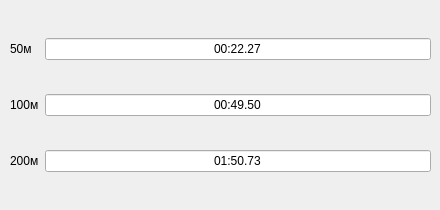
         <widget class="QWidget" name="tab_37">
          <attribute name="title">
           <string>Чоловіки</string>
          </attribute>
          <widget class="QWidget" name="layoutWidget_23">
           <property name="geometry">
            <rect>
             <x>10</x>
             <y>10</y>
             <width>421</width>
             <height>191</height>
            </rect>
           </property>
           <layout class="QGridLayout" name="gridLayout_25">
            <item row="0" column="1">
             <widget class="QLineEdit" name="lineEdit_50m_but_men50">
              <property name="text">
               <string>00:22.27</string>
              </property>
              <property name="alignment">
               <set>Qt::AlignCenter</set>
              </property>
             </widget>
            </item>
            <item row="2" column="0">
             <widget class="QLabel" name="label_157">
              <property name="text">
               <string>200м</string>
              </property>
             </widget>
            </item>
            <item row="1" column="1">
             <widget class="QLineEdit" name="lineEdit_50m_but_men100">
              <property name="text">
               <string>00:49.50</string>
              </property>
              <property name="alignment">
               <set>Qt::AlignCenter</set>
              </property>
             </widget>
            </item>
            <item row="0" column="0">
             <widget class="QLabel" name="label_153">
              <property name="text">
               <string>50м</string>
              </property>
             </widget>
            </item>
            <item row="2" column="1">
             <widget class="QLineEdit" name="lineEdit_50m_but_men200">
              <property name="text">
               <string>01:50.73</string>
              </property>
              <property name="alignment">
               <set>Qt::AlignCenter</set>
              </property>
             </widget>
            </item>
            <item row="1" column="0">
             <widget class="QLabel" name="label_155">
              <property name="text">
               <string>100м</string>
              </property>
             </widget>
            </item>
           </layout>
          </widget>
         </widget>
